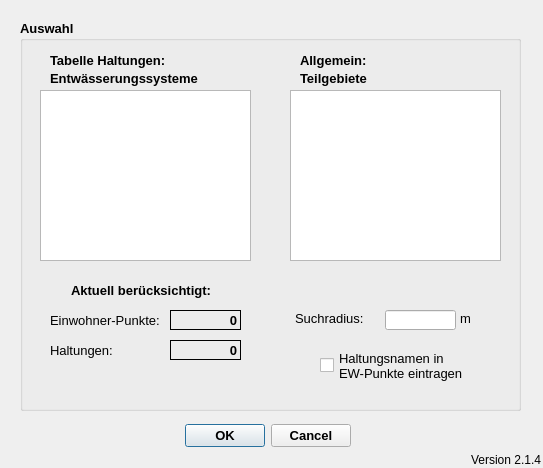
<?xml version="1.0" encoding="UTF-8"?>
<ui version="4.0">
 <class>ImportFromHEDialogBase</class>
 <widget class="QDialog" name="ImportFromHEDialogBase">
  <property name="geometry">
   <rect>
    <x>0</x>
    <y>0</y>
    <width>543</width>
    <height>468</height>
   </rect>
  </property>
  <property name="windowTitle">
   <string>Verbindungslinien erstellen</string>
  </property>
  <widget class="QDialogButtonBox" name="button_box">
   <property name="geometry">
    <rect>
     <x>170</x>
     <y>420</y>
     <width>181</width>
     <height>32</height>
    </rect>
   </property>
   <property name="font">
    <font>
     <pointsize>10</pointsize>
     <weight>75</weight>
     <bold>true</bold>
    </font>
   </property>
   <property name="toolTip">
    <string>&lt;html&gt;&lt;head/&gt;&lt;body&gt;&lt;p&gt;Datenimport starten ...&lt;/p&gt;&lt;/body&gt;&lt;/html&gt;</string>
   </property>
   <property name="orientation">
    <enum>Qt::Horizontal</enum>
   </property>
   <property name="standardButtons">
    <set>QDialogButtonBox::Cancel|QDialogButtonBox::Ok</set>
   </property>
  </widget>
  <widget class="QGroupBox" name="groupBox_2">
   <property name="geometry">
    <rect>
     <x>20</x>
     <y>20</y>
     <width>501</width>
     <height>391</height>
    </rect>
   </property>
   <property name="font">
    <font>
     <pointsize>10</pointsize>
     <weight>75</weight>
     <bold>true</bold>
    </font>
   </property>
   <property name="title">
    <string>Auswahl</string>
   </property>
   <widget class="QLabel" name="label_5">
    <property name="geometry">
     <rect>
      <x>280</x>
      <y>50</y>
      <width>91</width>
      <height>16</height>
     </rect>
    </property>
    <property name="font">
     <font>
      <weight>75</weight>
      <bold>true</bold>
     </font>
    </property>
    <property name="text">
     <string>Teilgebiete</string>
    </property>
   </widget>
   <widget class="QListWidget" name="lw_teilgebiete">
    <property name="geometry">
     <rect>
      <x>270</x>
      <y>70</y>
      <width>211</width>
      <height>171</height>
     </rect>
    </property>
    <property name="toolTip">
     <string extracomment="Auswahl der zu bearbeitenden Teilgebiete. Alle auswählen mit [Strg]+A"/>
    </property>
    <property name="statusTip">
     <string extracomment="Auswahl der zu bearbeitenden Teilgebiete. Alle auswählen mit [Strg]+A"/>
    </property>
    <property name="selectionMode">
     <enum>QAbstractItemView::ExtendedSelection</enum>
    </property>
   </widget>
   <widget class="QLabel" name="label_10">
    <property name="geometry">
     <rect>
      <x>30</x>
      <y>290</y>
      <width>111</width>
      <height>20</height>
     </rect>
    </property>
    <property name="font">
     <font>
      <pointsize>10</pointsize>
      <weight>50</weight>
      <bold>false</bold>
     </font>
    </property>
    <property name="toolTip">
     <string extracomment="Anzahl der abhängig von den Filteroptionen zu berücksichtigenden Flächen (mit und ohne Verschneidung)"/>
    </property>
    <property name="statusTip">
     <string extracomment="Anzahl der abhängig von den Filteroptionen zu berücksichtigenden Flächen (mit und ohne Verschneidung)"/>
    </property>
    <property name="text">
     <string>Einwohner-Punkte:</string>
    </property>
   </widget>
   <widget class="QLabel" name="lf_anzahl_einwohner">
    <property name="geometry">
     <rect>
      <x>150</x>
      <y>290</y>
      <width>71</width>
      <height>20</height>
     </rect>
    </property>
    <property name="font">
     <font>
      <pointsize>10</pointsize>
      <weight>75</weight>
      <bold>true</bold>
     </font>
    </property>
    <property name="toolTip">
     <string extracomment="Anzahl der abhängig von den Filteroptionen zu berücksichtigenden ganzen Flächen"/>
    </property>
    <property name="statusTip">
     <string extracomment="Anzahl der abhängig von den Filteroptionen zu berücksichtigenden ganzen Flächen"/>
    </property>
    <property name="frameShape">
     <enum>QFrame::Panel</enum>
    </property>
    <property name="text">
     <string>0</string>
    </property>
    <property name="alignment">
     <set>Qt::AlignRight|Qt::AlignTrailing|Qt::AlignVCenter</set>
    </property>
   </widget>
   <widget class="QLabel" name="label_11">
    <property name="geometry">
     <rect>
      <x>30</x>
      <y>320</y>
      <width>81</width>
      <height>20</height>
     </rect>
    </property>
    <property name="font">
     <font>
      <pointsize>10</pointsize>
      <weight>50</weight>
      <bold>false</bold>
     </font>
    </property>
    <property name="toolTip">
     <string extracomment="Anzahl der abhängig von den Filteroptionen zu berücksichtigenden Haltungen"/>
    </property>
    <property name="statusTip">
     <string extracomment="Anzahl der abhängig von den Filteroptionen zu berücksichtigenden Haltungen"/>
    </property>
    <property name="text">
     <string>Haltungen:</string>
    </property>
   </widget>
   <widget class="QLabel" name="lf_anzahl_haltungen">
    <property name="geometry">
     <rect>
      <x>150</x>
      <y>320</y>
      <width>71</width>
      <height>20</height>
     </rect>
    </property>
    <property name="font">
     <font>
      <pointsize>10</pointsize>
      <weight>75</weight>
      <bold>true</bold>
     </font>
    </property>
    <property name="toolTip">
     <string extracomment="Anzahl der abhängig von den Filteroptionen zu berücksichtigenden Haltungen"/>
    </property>
    <property name="statusTip">
     <string extracomment="Anzahl der abhängig von den Filteroptionen zu berücksichtigenden Haltungen"/>
    </property>
    <property name="frameShape">
     <enum>QFrame::Panel</enum>
    </property>
    <property name="text">
     <string>0</string>
    </property>
    <property name="alignment">
     <set>Qt::AlignRight|Qt::AlignTrailing|Qt::AlignVCenter</set>
    </property>
   </widget>
   <widget class="QLabel" name="label_12">
    <property name="geometry">
     <rect>
      <x>20</x>
      <y>260</y>
      <width>171</width>
      <height>20</height>
     </rect>
    </property>
    <property name="font">
     <font>
      <pointsize>10</pointsize>
      <weight>75</weight>
      <bold>true</bold>
     </font>
    </property>
    <property name="toolTip">
     <string extracomment="Anzahl der abhängig von den Filteroptionen zu berücksichtigenden Flächen (mit und ohne Verschneidung)"/>
    </property>
    <property name="statusTip">
     <string extracomment="Anzahl der abhängig von den Filteroptionen zu berücksichtigenden Flächen (mit und ohne Verschneidung)"/>
    </property>
    <property name="text">
     <string>Aktuell berücksichtigt:</string>
    </property>
    <property name="alignment">
     <set>Qt::AlignRight|Qt::AlignTrailing|Qt::AlignVCenter</set>
    </property>
   </widget>
   <widget class="QLabel" name="label_8">
    <property name="geometry">
     <rect>
      <x>280</x>
      <y>30</y>
      <width>91</width>
      <height>20</height>
     </rect>
    </property>
    <property name="font">
     <font>
      <weight>75</weight>
      <bold>true</bold>
     </font>
    </property>
    <property name="text">
     <string>Allgemein:</string>
    </property>
   </widget>
   <widget class="QLabel" name="label_6">
    <property name="geometry">
     <rect>
      <x>30</x>
      <y>50</y>
      <width>171</width>
      <height>16</height>
     </rect>
    </property>
    <property name="font">
     <font>
      <weight>75</weight>
      <bold>true</bold>
     </font>
    </property>
    <property name="text">
     <string>Entwässerungssysteme</string>
    </property>
   </widget>
   <widget class="QListWidget" name="lw_hal_entw">
    <property name="geometry">
     <rect>
      <x>20</x>
      <y>70</y>
      <width>211</width>
      <height>171</height>
     </rect>
    </property>
    <property name="toolTip">
     <string extracomment="Auswahl der zu bearbeitenden Haltungen nach Entwässerungssystem. Alle auswählen mit [Strg]+A"/>
    </property>
    <property name="statusTip">
     <string extracomment="Auswahl der zu bearbeitenden Haltungen nach Entwässerungssystem. Alle auswählen mit [Strg]+A"/>
    </property>
    <property name="selectionMode">
     <enum>QAbstractItemView::ExtendedSelection</enum>
    </property>
   </widget>
   <widget class="QLabel" name="label_7">
    <property name="geometry">
     <rect>
      <x>30</x>
      <y>30</y>
      <width>171</width>
      <height>20</height>
     </rect>
    </property>
    <property name="font">
     <font>
      <weight>75</weight>
      <bold>true</bold>
     </font>
    </property>
    <property name="text">
     <string>Tabelle Haltungen:</string>
    </property>
   </widget>
   <widget class="QLabel" name="label">
    <property name="geometry">
     <rect>
      <x>275</x>
      <y>290</y>
      <width>91</width>
      <height>16</height>
     </rect>
    </property>
    <property name="font">
     <font>
      <weight>50</weight>
      <bold>false</bold>
     </font>
    </property>
    <property name="toolTip">
     <string extracomment="Radius zur Berücksichtigung von Flächen um die Haltungen"/>
    </property>
    <property name="statusTip">
     <string extracomment="Radius zur Berücksichtigung von Flächen um die Haltungen"/>
    </property>
    <property name="text">
     <string>Suchradius:</string>
    </property>
   </widget>
   <widget class="QLineEdit" name="tf_suchradius">
    <property name="geometry">
     <rect>
      <x>365</x>
      <y>290</y>
      <width>71</width>
      <height>20</height>
     </rect>
    </property>
    <property name="toolTip">
     <string extracomment="Radius zur Berücksichtigung von Flächen um die Haltungen"/>
    </property>
    <property name="statusTip">
     <string extracomment="Radius zur Berücksichtigung von Flächen um die Haltungen"/>
    </property>
   </widget>
   <widget class="QLabel" name="label_9">
    <property name="geometry">
     <rect>
      <x>440</x>
      <y>290</y>
      <width>31</width>
      <height>16</height>
     </rect>
    </property>
    <property name="font">
     <font>
      <weight>50</weight>
      <bold>false</bold>
     </font>
    </property>
    <property name="toolTip">
     <string extracomment="Radius zur Berücksichtigung von Flächen um die Haltungen"/>
    </property>
    <property name="statusTip">
     <string extracomment="Radius zur Berücksichtigung von Flächen um die Haltungen"/>
    </property>
    <property name="text">
     <string>m</string>
    </property>
   </widget>
   <widget class="QCheckBox" name="cb_schreibe_haltungen">
    <property name="geometry">
     <rect>
      <x>300</x>
      <y>330</y>
      <width>151</width>
      <height>31</height>
     </rect>
    </property>
    <property name="font">
     <font>
      <pointsize>10</pointsize>
      <weight>50</weight>
      <bold>false</bold>
     </font>
    </property>
    <property name="toolTip">
     <string extracomment="Die Bearbeitung dauert erheblich länger. Die Eintragung kann auch nachträglich für alle Verbindungslinien zusammen vorgenommen werden."/>
    </property>
    <property name="statusTip">
     <string extracomment="Die Bearbeitung dauert erheblich länger. Die Eintragung kann auch nachträglich für alle Verbindungslinien zusammen vorgenommen werden."/>
    </property>
    <property name="text">
     <string>Haltungsnamen in 
EW-Punkte eintragen</string>
    </property>
   </widget>
  </widget>
  <widget class="QLabel" name="lb_version">
   <property name="geometry">
    <rect>
     <x>470</x>
     <y>450</y>
     <width>71</width>
     <height>20</height>
    </rect>
   </property>
   <property name="toolTip">
    <string>Version QKan Import</string>
   </property>
   <property name="text">
    <string>Version 2.1.4</string>
   </property>
   <property name="alignment">
    <set>Qt::AlignRight|Qt::AlignTrailing|Qt::AlignVCenter</set>
   </property>
  </widget>
 </widget>
 <resources/>
 <connections>
  <connection>
   <sender>button_box</sender>
   <signal>accepted()</signal>
   <receiver>ImportFromHEDialogBase</receiver>
   <slot>accept()</slot>
   <hints>
    <hint type="sourcelabel">
     <x>265</x>
     <y>205</y>
    </hint>
    <hint type="destinationlabel">
     <x>275</x>
     <y>117</y>
    </hint>
   </hints>
  </connection>
  <connection>
   <sender>button_box</sender>
   <signal>rejected()</signal>
   <receiver>ImportFromHEDialogBase</receiver>
   <slot>reject()</slot>
   <hints>
    <hint type="sourcelabel">
     <x>265</x>
     <y>205</y>
    </hint>
    <hint type="destinationlabel">
     <x>275</x>
     <y>117</y>
    </hint>
   </hints>
  </connection>
 </connections>
</ui>
